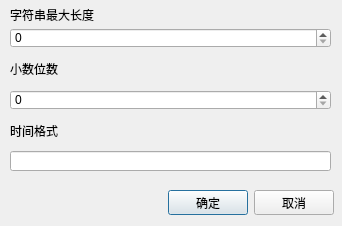
<?xml version="1.0" encoding="UTF-8"?>
<ui version="4.0">
 <class>NSDrawTextEditFormatDialog</class>
 <widget class="QDialog" name="NSDrawTextEditFormatDialog">
  <property name="geometry">
   <rect>
    <x>0</x>
    <y>0</y>
    <width>342</width>
    <height>226</height>
   </rect>
  </property>
  <property name="windowTitle">
   <string>文本格式</string>
  </property>
  <widget class="QLabel" name="label_2">
   <property name="geometry">
    <rect>
     <x>10</x>
     <y>116</y>
     <width>321</width>
     <height>29</height>
    </rect>
   </property>
   <property name="text">
    <string>时间格式</string>
   </property>
  </widget>
  <widget class="QWidget" name="layoutWidget">
   <property name="geometry">
    <rect>
     <x>130</x>
     <y>190</y>
     <width>204</width>
     <height>25</height>
    </rect>
   </property>
   <layout class="QHBoxLayout" name="horizontalLayout">
    <item>
     <spacer name="horizontalSpacer">
      <property name="orientation">
       <enum>Qt::Horizontal</enum>
      </property>
      <property name="sizeHint" stdset="0">
       <size>
        <width>40</width>
        <height>20</height>
       </size>
      </property>
     </spacer>
    </item>
    <item>
     <widget class="QPushButton" name="pushButtonOk">
      <property name="text">
       <string>确定</string>
      </property>
     </widget>
    </item>
    <item>
     <widget class="QPushButton" name="pushButtonCancel">
      <property name="text">
       <string>取消</string>
      </property>
     </widget>
    </item>
   </layout>
  </widget>
  <widget class="QSpinBox" name="spinBoxMaxLength">
   <property name="geometry">
    <rect>
     <x>10</x>
     <y>28</y>
     <width>321</width>
     <height>20</height>
    </rect>
   </property>
   <property name="maximum">
    <number>99999</number>
   </property>
  </widget>
  <widget class="QLabel" name="label">
   <property name="geometry">
    <rect>
     <x>10</x>
     <y>54</y>
     <width>321</width>
     <height>30</height>
    </rect>
   </property>
   <property name="text">
    <string>小数位数</string>
   </property>
  </widget>
  <widget class="QLabel" name="label_3">
   <property name="geometry">
    <rect>
     <x>10</x>
     <y>0</y>
     <width>321</width>
     <height>30</height>
    </rect>
   </property>
   <property name="text">
    <string>字符串最大长度</string>
   </property>
  </widget>
  <widget class="QLineEdit" name="lineEditDateFormat">
   <property name="geometry">
    <rect>
     <x>10</x>
     <y>151</y>
     <width>321</width>
     <height>20</height>
    </rect>
   </property>
  </widget>
  <widget class="QSpinBox" name="spinBoxDecimal">
   <property name="geometry">
    <rect>
     <x>10</x>
     <y>90</y>
     <width>321</width>
     <height>20</height>
    </rect>
   </property>
   <property name="maximum">
    <number>10</number>
   </property>
  </widget>
 </widget>
 <resources/>
 <connections/>
</ui>
